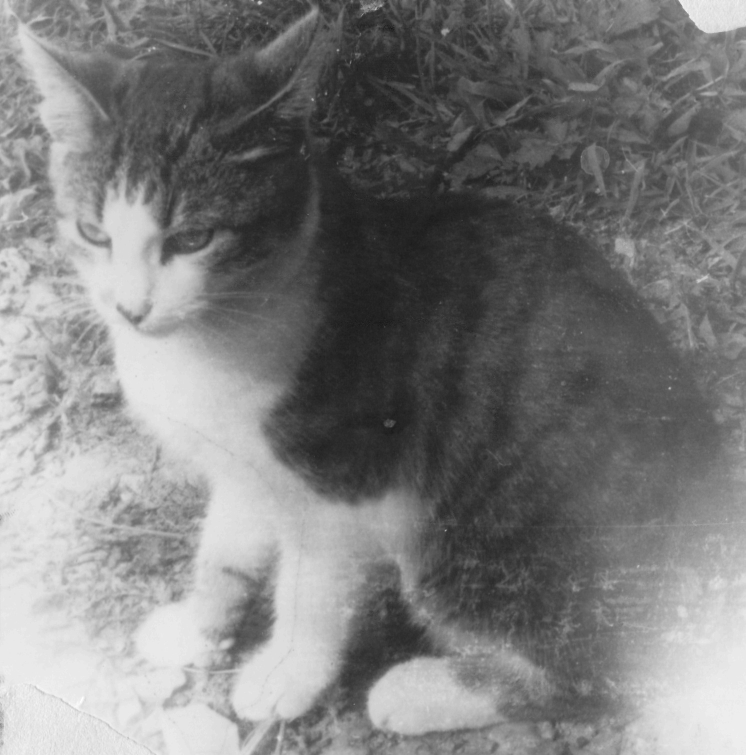
#> input picture survey/sources/cat-monochrome.jpg, 1491 x 1510 px (shown at 1/2 size)
$ python colourfulness_check.py
#> lines starting #> are read from the running program, lines starting #| are printed output that depends on the picture
"""Check the recorded saturation figure against a perceptual colourfulness measure.

`llmpeg.encoder.measure_tone` records saturation as mean HSV saturation, `(max - min) / max` per
pixel. That ratio grows large for dark pixels with a faint tint, so darker images measure as more
saturated than they look. This script sets it beside the Hasler-Süsstrunk colourfulness metric
(Hasler and Süsstrunk, "Measuring colourfulness in natural images", 2003), which works on the
opponent channels rg = R - G and yb = (R + G)/2 - B and does not divide by brightness.

It covers the seven sources on the review page: each source, its current-pipeline render, and the
seed-42 closed-loop and regraded renders. Output: `docs/colourfulness-check.json`.
"""

from __future__ import annotations

import json
import math
import statistics
from pathlib import Path
from typing import Any, cast

from PIL import Image, ImageStat

REPO = Path(__file__).resolve().parent.parent
SAMPLE_PIXELS = 256  # the same thumbnail size measure_tone uses
DARK = 40  # a pixel whose brightest channel is below this counts as near-black
CASES = {
    "cat-monochrome": "survey/qwen/review/cat-monochrome.png",
    "cat-on-keyboard": "survey/qwen/review/cat-on-keyboard.png",
    "cat-on-grass": "survey/qwen/review/cat-on-grass.png",
    "amsterdam-market": "survey/qwen/tone-holdout/amsterdam-market-control.png",
    "astronaut-crew": "survey/qwen/tone-holdout/astronaut-crew-control.png",
    "dogs-beach": "survey/qwen/tone-holdout/dogs-beach-control.png",
    "food-table": "survey/qwen/tone-holdout/food-table-control.png",
}


def measure(path: Path) -> dict[str, float]:
    with Image.open(path) as opened:
#> opened is the input picture: PIL image 1491x1510 RGB; min 2, max 255, mean 124.9
        image = opened.convert("RGB")
    image.thumbnail((SAMPLE_PIXELS, SAMPLE_PIXELS))
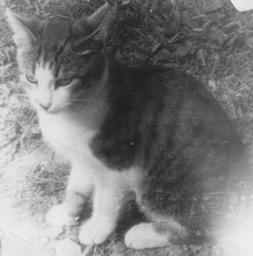
#> image: PIL image 253x256 RGB; min 30, max 247, mean 125
#> (the run stopped early here; a loop or call above may not have finished)
